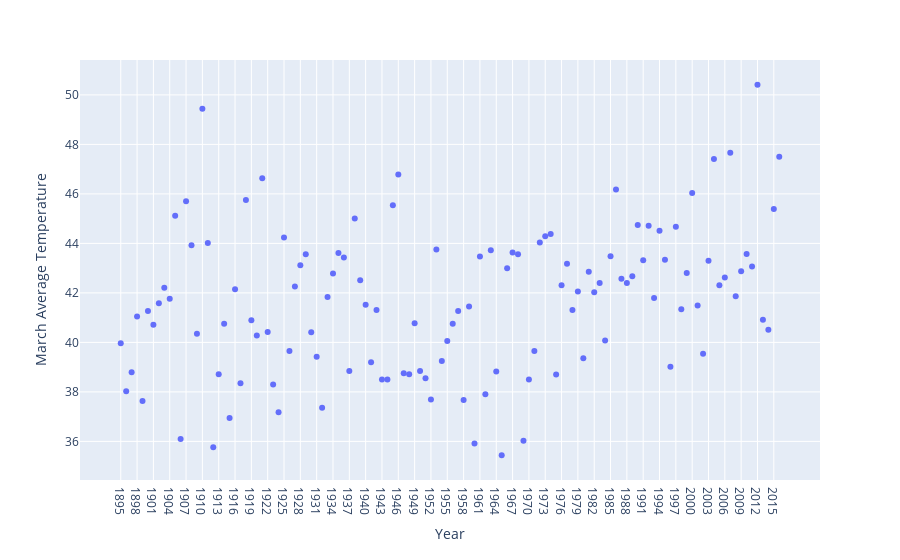

This figure's notebook cell:
### Code cell
px.scatter(data,x = 'Year', y = 'March Average Temperature')
